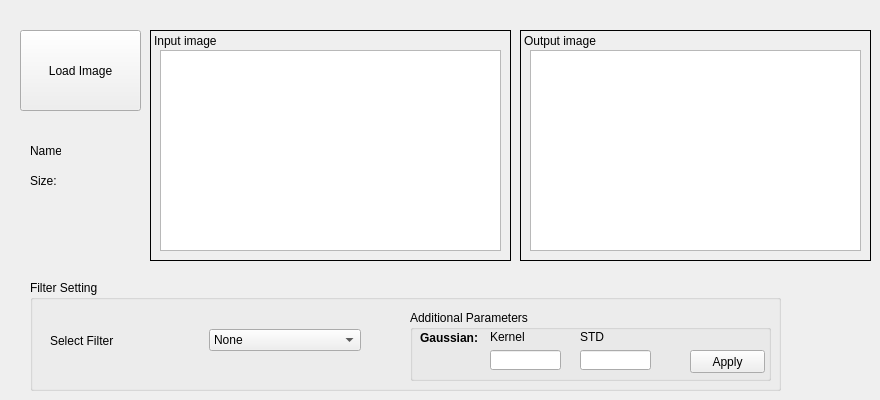
       <widget class="QWidget" name="tab_filters">
        <attribute name="title">
         <string>Filters</string>
        </attribute>
        <widget class="QLabel" name="label_filters_input">
         <property name="geometry">
          <rect>
           <x>150</x>
           <y>30</y>
           <width>361</width>
           <height>231</height>
          </rect>
         </property>
         <property name="frameShape">
          <enum>QFrame::Box</enum>
         </property>
         <property name="text">
          <string>Input image</string>
         </property>
         <property name="alignment">
          <set>Qt::AlignLeading|Qt::AlignLeft|Qt::AlignTop</set>
         </property>
        </widget>
        <widget class="QLabel" name="label_filters_output">
         <property name="geometry">
          <rect>
           <x>520</x>
           <y>30</y>
           <width>351</width>
           <height>231</height>
          </rect>
         </property>
         <property name="frameShape">
          <enum>QFrame::Box</enum>
         </property>
         <property name="text">
          <string>Output image</string>
         </property>
         <property name="textFormat">
          <enum>Qt::PlainText</enum>
         </property>
         <property name="alignment">
          <set>Qt::AlignLeading|Qt::AlignLeft|Qt::AlignTop</set>
         </property>
        </widget>
        <widget class="QPushButton" name="pushButton_filters_load">
         <property name="geometry">
          <rect>
           <x>20</x>
           <y>30</y>
           <width>121</width>
           <height>81</height>
          </rect>
         </property>
         <property name="text">
          <string>Load Image</string>
         </property>
        </widget>
        <widget class="QLabel" name="label">
         <property name="geometry">
          <rect>
           <x>30</x>
           <y>140</y>
           <width>31</width>
           <height>21</height>
          </rect>
         </property>
         <property name="text">
          <string>Name:</string>
         </property>
        </widget>
        <widget class="QLabel" name="label_2">
         <property name="geometry">
          <rect>
           <x>30</x>
           <y>170</y>
           <width>31</width>
           <height>21</height>
          </rect>
         </property>
         <property name="text">
          <string>Size:</string>
         </property>
        </widget>
        <widget class="QGroupBox" name="groupBox">
         <property name="geometry">
          <rect>
           <x>30</x>
           <y>280</y>
           <width>751</width>
           <height>111</height>
          </rect>
         </property>
         <property name="title">
          <string>Filter Setting</string>
         </property>
         <widget class="QWidget" name="horizontalLayoutWidget">
          <property name="geometry">
           <rect>
            <x>20</x>
            <y>40</y>
            <width>311</width>
            <height>41</height>
           </rect>
          </property>
          <layout class="QHBoxLayout" name="horizontalLayout">
           <item>
            <widget class="QLabel" name="label_3">
             <property name="text">
              <string>Select Filter</string>
             </property>
            </widget>
           </item>
           <item>
            <widget class="QComboBox" name="comboBox">
             <item>
              <property name="text">
               <string>None</string>
              </property>
             </item>
             <item>
              <property name="text">
               <string>Prewitt Filter</string>
              </property>
             </item>
             <item>
              <property name="text">
               <string>Sobel Filter</string>
              </property>
             </item>
             <item>
              <property name="text">
               <string>Laplacian Filter</string>
              </property>
             </item>
             <item>
              <property name="text">
               <string>LoG</string>
              </property>
             </item>
             <item>
              <property name="text">
               <string>DoG</string>
              </property>
             </item>
             <item>
              <property name="text">
               <string>Box Filter</string>
              </property>
             </item>
             <item>
              <property name="text">
               <string>Median Filter</string>
              </property>
             </item>
             <item>
              <property name="text">
               <string>Gaussian Filter (3x3)</string>
              </property>
             </item>
             <item>
              <property name="text">
               <string>Gaussian Filter (5x5)</string>
              </property>
             </item>
             <item>
              <property name="text">
               <string>Sharpening Filter</string>
              </property>
             </item>
             <item>
              <property name="text">
               <string>FFT Magnitude</string>
              </property>
             </item>
             <item>
              <property name="text">
               <string>High-pass Filter</string>
              </property>
             </item>
             <item>
              <property name="text">
               <string>Low-pass Filter</string>
              </property>
             </item>
             <item>
              <property name="text">
               <string>Band-pass Filter</string>
              </property>
             </item>
            </widget>
           </item>
          </layout>
         </widget>
         <widget class="QGroupBox" name="groupBox_2">
          <property name="geometry">
           <rect>
            <x>380</x>
            <y>30</y>
            <width>361</width>
            <height>71</height>
           </rect>
          </property>
          <property name="title">
           <string>Additional Parameters</string>
          </property>
          <widget class="QLabel" name="label_17">
           <property name="geometry">
            <rect>
             <x>80</x>
             <y>20</y>
             <width>47</width>
             <height>13</height>
            </rect>
           </property>
           <property name="text">
            <string>Kernel </string>
           </property>
          </widget>
          <widget class="QLabel" name="label_18">
           <property name="geometry">
            <rect>
             <x>170</x>
             <y>20</y>
             <width>47</width>
             <height>13</height>
            </rect>
           </property>
           <property name="text">
            <string>STD </string>
           </property>
          </widget>
          <widget class="QLabel" name="label_19">
           <property name="geometry">
            <rect>
             <x>10</x>
             <y>20</y>
             <width>61</width>
             <height>16</height>
            </rect>
           </property>
           <property name="font">
            <font>
             <weight>75</weight>
             <bold>true</bold>
            </font>
           </property>
           <property name="text">
            <string>Gaussian:</string>
           </property>
           <property name="textFormat">
            <enum>Qt::RichText</enum>
           </property>
          </widget>
          <widget class="QLineEdit" name="lineEdit">
           <property name="geometry">
            <rect>
             <x>80</x>
             <y>40</y>
             <width>71</width>
             <height>20</height>
            </rect>
           </property>
          </widget>
          <widget class="QLineEdit" name="lineEdit_2">
           <property name="geometry">
            <rect>
             <x>170</x>
             <y>40</y>
             <width>71</width>
             <height>20</height>
            </rect>
           </property>
          </widget>
          <widget class="QPushButton" name="pushButton_Apply_Gaussian">
           <property name="geometry">
            <rect>
             <x>280</x>
             <y>40</y>
             <width>75</width>
             <height>23</height>
            </rect>
           </property>
           <property name="text">
            <string>Apply</string>
           </property>
          </widget>
         </widget>
        </widget>
        <widget class="ImageView" name="graphicsView_2">
         <property name="geometry">
          <rect>
           <x>160</x>
           <y>50</y>
           <width>341</width>
           <height>201</height>
          </rect>
         </property>
        </widget>
        <widget class="ImageView" name="graphicsView_3">
         <property name="geometry">
          <rect>
           <x>530</x>
           <y>50</y>
           <width>331</width>
           <height>201</height>
          </rect>
         </property>
        </widget>
        <widget class="QLabel" name="label_13">
         <property name="geometry">
          <rect>
           <x>70</x>
           <y>140</y>
           <width>71</width>
           <height>21</height>
          </rect>
         </property>
         <property name="text">
          <string/>
         </property>
        </widget>
        <widget class="QLabel" name="label_14">
         <property name="geometry">
          <rect>
           <x>70</x>
           <y>170</y>
           <width>71</width>
           <height>21</height>
          </rect>
         </property>
         <property name="text">
          <string/>
         </property>
        </widget>
       </widget>
